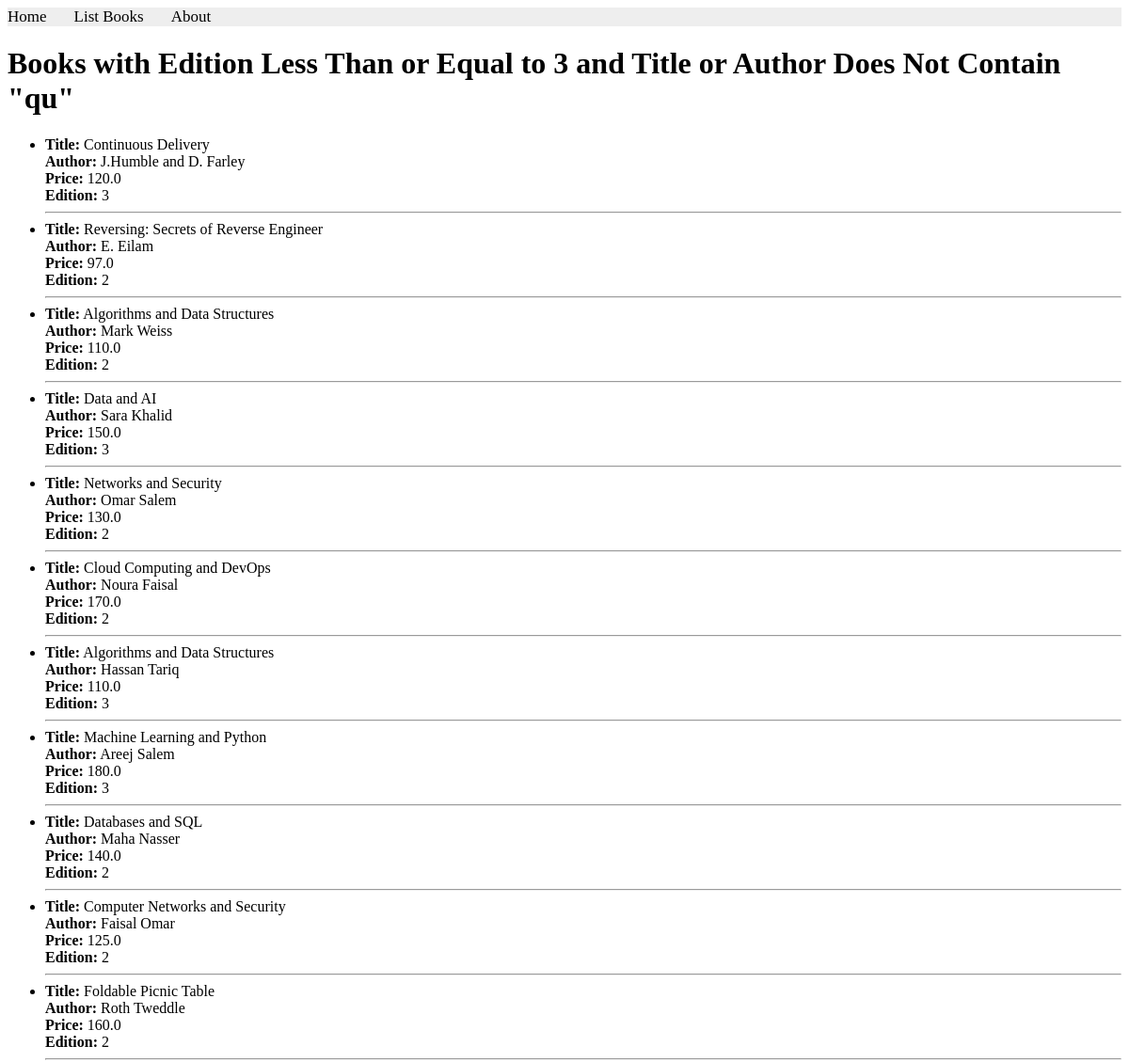
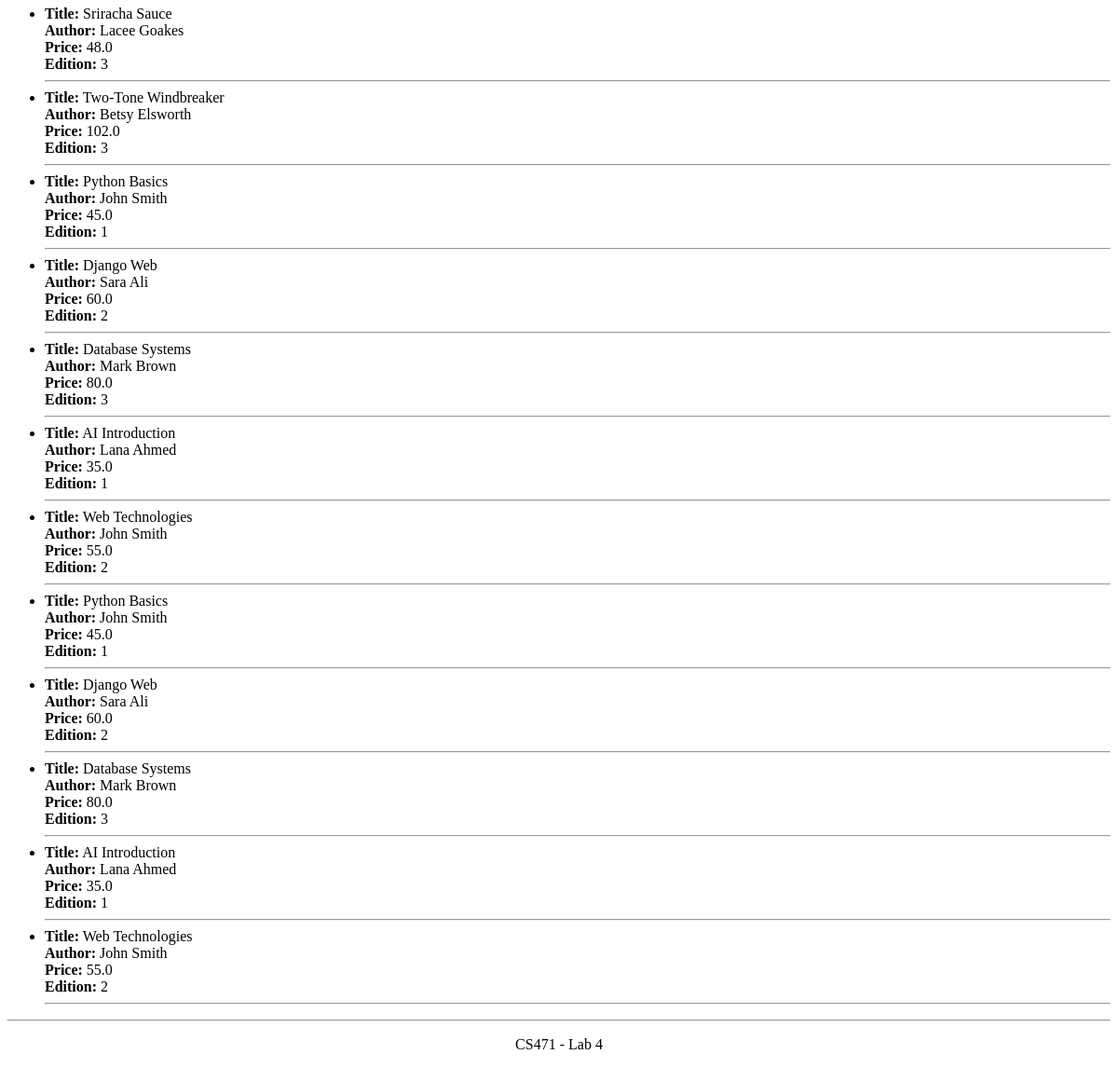
The app's page /books/lab8/task3, older data (2 pictures, top to bottom).
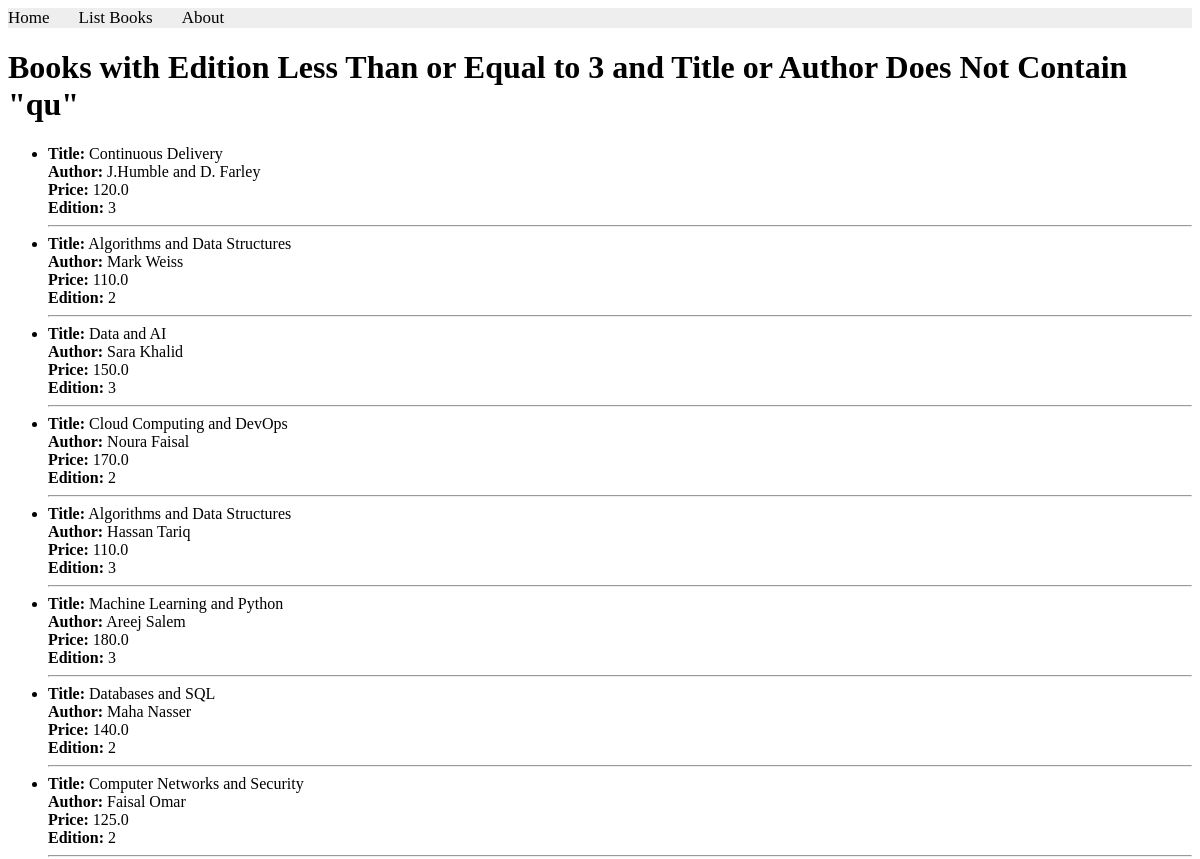
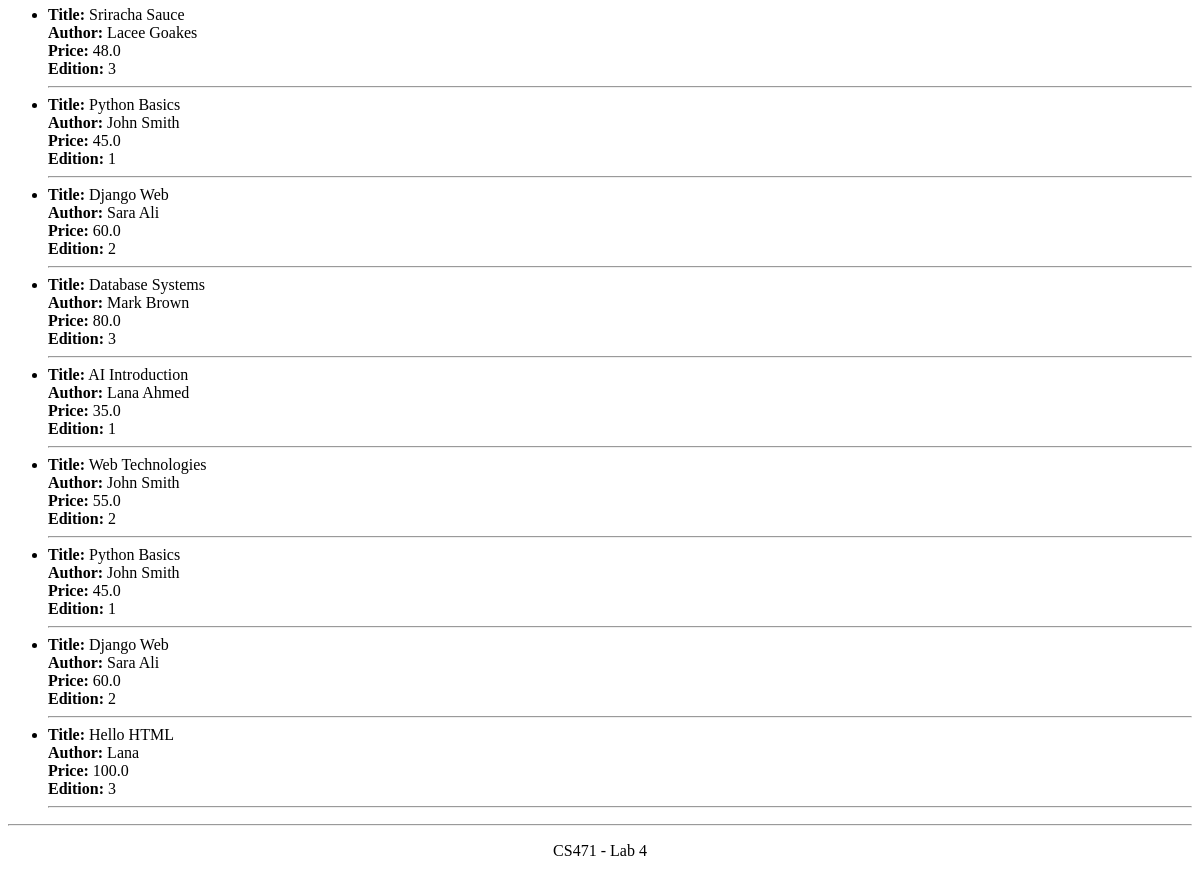
The same page, newer data (2 pictures, top to bottom).
### apps/bookmodule/models.py (models this page shows, shortened)
class Book(models.Model):
    title = models.CharField(max_length=100)
    author = models.CharField(max_length=50, blank=True, null=True)
    price = models.FloatField(default=0.0)
    edition = models.SmallIntegerField(default=1)
    quantity = models.IntegerField(default=1)
    pubdate = models.DateTimeField(null=True, blank=True)
    rating = models.SmallIntegerField(default=1)
    publisher = models.ForeignKey(Publisher, null=True, blank=True, on_delete=models.SET_NULL)
    authors = models.ManyToManyField(Author, blank=True)

### apps/bookmodule/views.py (the view)
# urls.py: path('lab8/task3', views.lab8_task3, name="books.lab8_task3"),
def lab8_task3(request):
    books = Book.objects.filter(
        Q(edition__lte=3) & ~(Q(title__icontains='qu') | Q(author__icontains='qu'))
    )
    return render(request, "bookmodule/lab8_task3.html", {'books': books})

### apps/templates/bookmodule/lab8_task3.html (shortened to what this page needs)
{% extends "layouts/base.html" %}
{% block content %}
<h1>Books with Edition Less Than or Equal to 3 and Title or Author Does Not Contain "qu"</h1>
{% if books %}
    <ul>
        {% for book in books %}
            <li>
                <strong>Title:</strong> {{ book.title }} <br>
                <strong>Author:</strong> {{ book.author }} <br>
                <strong>Price:</strong> {{ book.price }} <br>
                <strong>Edition:</strong> {{ book.edition }}
            </li>
            <hr>
        {% endfor %}
    </ul>
{% else %}
    <p>No books found.</p>
{% endif %}
{% endblock content %}

### apps/templates/layouts/base.html (shortened to what this page needs)
<!DOCTYPE html>
<html>
{% load static %}
<head>
  <link rel="stylesheet" href="{% static 'styles.css' %}">
  <link rel="stylesheet"
        href="https://cdnjs.cloudflare.com/ajax/libs/font-awesome/4.7.0/css/font-awesome.min.css">
</head>
<body>
  {% include "includes/header.html" %}
  {% block content %} {% endblock content %}
  {% include "includes/footer.html" %}
</body>
</html>

### apps/templates/includes/header.html
{% with request.resolver_match.url_name as url_name %}
<div class="topnav">
  <a class="{% if url_name == 'books.index' %}active{% endif %}" href="{% url 'books.index' %}">Home</a>
  <a class="{% if url_name == 'books.list_books' %}active{% endif %}" href="{% url 'books.list_books' %}">List Books</a>
  <a class="{% if url_name == 'books.aboutus' %}active{% endif %}" href="{% url 'books.aboutus' %}">About</a>
</div>
{% endwith %}

### apps/templates/includes/footer.html
<hr>
<p style="text-align:center;">CS471 - Lab 4</p>

### apps/static/styles.css (style rules this page uses)
.topnav { background-color: #eeeeee; width: 100%; }
.topnav a { color: #000000; text-align: center; margin-right: 25px; text-decoration: none; font-size: 17px; }

Row changes from the older to the newer data that the page shows:
removed Book: title "Reversing: Secrets of Reverse Engineer", author "E. Eilam", price "97.0", edition "2"
removed Book: title "Networks and Security", author "Omar Salem", price "130.0", edition "2"
removed Book: title "Foldable Picnic Table", author "Roth Tweddle", price "160.0", edition "2"
removed Book: title "Two-Tone Windbreaker", author "Betsy Elsworth", price "102.0", edition "3"
removed Book: title "Database Systems", author "Mark Brown", price "80.0", edition "3"
removed Book: title "AI Introduction", author "Lana Ahmed", price "35.0", edition "1"
removed Book: title "Web Technologies", author "John Smith", price "55.0", edition "2"
added Book: title "Hello HTML", author "Lana", price "100.0", edition "3"
